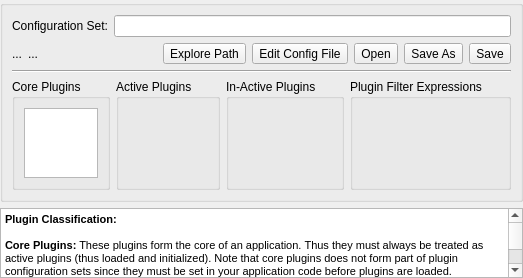
          <widget class="QWidget" name="pageCreateCustomSets">
           <property name="geometry">
            <rect>
             <x>0</x>
             <y>0</y>
             <width>451</width>
             <height>267</height>
            </rect>
           </property>
           <attribute name="label">
            <string>Create Custom Configuration Sets:</string>
           </attribute>
           <layout class="QVBoxLayout" name="verticalLayout_2">
            <property name="leftMargin">
             <number>0</number>
            </property>
            <property name="topMargin">
             <number>0</number>
            </property>
            <property name="rightMargin">
             <number>0</number>
            </property>
            <property name="bottomMargin">
             <number>0</number>
            </property>
            <item>
             <widget class="QGroupBox" name="groupBox_10">
              <property name="title">
               <string/>
              </property>
              <layout class="QGridLayout" name="gridLayout_9">
               <item row="0" column="0" colspan="8">
                <layout class="QHBoxLayout" name="horizontalLayout_4">
                 <item>
                  <widget class="QLabel" name="label_10">
                   <property name="maximumSize">
                    <size>
                     <width>16777215</width>
                     <height>16777215</height>
                    </size>
                   </property>
                   <property name="text">
                    <string>Configuration Set:</string>
                   </property>
                  </widget>
                 </item>
                 <item>
                  <widget class="QLineEdit" name="txtPluginsEditSet">
                   <property name="enabled">
                    <bool>true</bool>
                   </property>
                  </widget>
                 </item>
                </layout>
               </item>
               <item row="1" column="0">
                <widget class="QLabel" name="lblPluginInfoIcon">
                 <property name="text">
                  <string>...</string>
                 </property>
                </widget>
               </item>
               <item row="1" column="1">
                <widget class="QLabel" name="lblPluginInfoMessage">
                 <property name="text">
                  <string>...</string>
                 </property>
                 <property name="wordWrap">
                  <bool>false</bool>
                 </property>
                </widget>
               </item>
               <item row="1" column="2">
                <spacer name="horizontalSpacer_9">
                 <property name="orientation">
                  <enum>Qt::Horizontal</enum>
                 </property>
                 <property name="sizeHint" stdset="0">
                  <size>
                   <width>208</width>
                   <height>17</height>
                  </size>
                 </property>
                </spacer>
               </item>
               <item row="1" column="3">
                <widget class="QToolButton" name="btnExplorePluginConfigSetPath">
                 <property name="text">
                  <string>Explore Path</string>
                 </property>
                 <property name="toolButtonStyle">
                  <enum>Qt::ToolButtonTextBesideIcon</enum>
                 </property>
                </widget>
               </item>
               <item row="1" column="4">
                <widget class="QToolButton" name="btnEditPluginConfigSet">
                 <property name="text">
                  <string>Edit Config File</string>
                 </property>
                 <property name="toolButtonStyle">
                  <enum>Qt::ToolButtonTextBesideIcon</enum>
                 </property>
                </widget>
               </item>
               <item row="1" column="5">
                <widget class="QToolButton" name="btnOpenPluginConfigSet">
                 <property name="enabled">
                  <bool>true</bool>
                 </property>
                 <property name="text">
                  <string>Open</string>
                 </property>
                </widget>
               </item>
               <item row="1" column="6">
                <widget class="QToolButton" name="btnSaveNewPluginConfigSet">
                 <property name="enabled">
                  <bool>true</bool>
                 </property>
                 <property name="text">
                  <string>Save As</string>
                 </property>
                 <property name="toolButtonStyle">
                  <enum>Qt::ToolButtonTextBesideIcon</enum>
                 </property>
                </widget>
               </item>
               <item row="1" column="7">
                <widget class="QToolButton" name="btnSavePluginConfigSet">
                 <property name="enabled">
                  <bool>true</bool>
                 </property>
                 <property name="text">
                  <string>Save</string>
                 </property>
                </widget>
               </item>
               <item row="2" column="0" colspan="8">
                <widget class="Line" name="line_5">
                 <property name="orientation">
                  <enum>Qt::Horizontal</enum>
                 </property>
                </widget>
               </item>
               <item row="3" column="0" colspan="8">
                <layout class="QHBoxLayout" name="horizontalLayout_3">
                 <item>
                  <widget class="QGroupBox" name="groupBox_4">
                   <property name="enabled">
                    <bool>true</bool>
                   </property>
                   <property name="title">
                    <string>Core Plugins</string>
                   </property>
                   <layout class="QGridLayout" name="gridLayout_8">
                    <item row="0" column="0">
                     <widget class="QListWidget" name="listPluginsCoreEditSet"/>
                    </item>
                   </layout>
                  </widget>
                 </item>
                 <item>
                  <widget class="QGroupBox" name="groupBox">
                   <property name="enabled">
                    <bool>true</bool>
                   </property>
                   <property name="title">
                    <string>Active Plugins</string>
                   </property>
                   <layout class="QGridLayout" name="gridLayout_7">
                    <item row="1" column="0">
                     <spacer name="horizontalSpacer_6">
                      <property name="orientation">
                       <enum>Qt::Horizontal</enum>
                      </property>
                      <property name="sizeHint" stdset="0">
                       <size>
                        <width>166</width>
                        <height>20</height>
                       </size>
                      </property>
                     </spacer>
                    </item>
                    <item row="1" column="1">
                     <widget class="QToolButton" name="btnRemoveActivePlugin">
                      <property name="text">
                       <string/>
                      </property>
                      <property name="autoRaise">
                       <bool>true</bool>
                      </property>
                     </widget>
                    </item>
                    <item row="1" column="2">
                     <widget class="QToolButton" name="btnAddActivePlugin">
                      <property name="text">
                       <string/>
                      </property>
                      <property name="autoRaise">
                       <bool>true</bool>
                      </property>
                     </widget>
                    </item>
                    <item row="0" column="0" colspan="3">
                     <widget class="QWidget" name="listPluginsActiveHolder" native="true"/>
                    </item>
                   </layout>
                  </widget>
                 </item>
                 <item>
                  <widget class="QGroupBox" name="groupBox_2">
                   <property name="enabled">
                    <bool>true</bool>
                   </property>
                   <property name="title">
                    <string>In-Active Plugins</string>
                   </property>
                   <layout class="QGridLayout" name="gridLayout_3">
                    <item row="1" column="0">
                     <spacer name="horizontalSpacer_5">
                      <property name="orientation">
                       <enum>Qt::Horizontal</enum>
                      </property>
                      <property name="sizeHint" stdset="0">
                       <size>
                        <width>167</width>
                        <height>20</height>
                       </size>
                      </property>
                     </spacer>
                    </item>
                    <item row="1" column="1">
                     <widget class="QToolButton" name="btnRemoveInactivePlugin">
                      <property name="text">
                       <string/>
                      </property>
                      <property name="autoRaise">
                       <bool>true</bool>
                      </property>
                     </widget>
                    </item>
                    <item row="1" column="2">
                     <widget class="QToolButton" name="btnAddInactivePlugin">
                      <property name="text">
                       <string/>
                      </property>
                      <property name="autoRaise">
                       <bool>true</bool>
                      </property>
                     </widget>
                    </item>
                    <item row="0" column="0" colspan="3">
                     <widget class="QWidget" name="listPluginsInactiveHolder" native="true"/>
                    </item>
                   </layout>
                  </widget>
                 </item>
                 <item>
                  <widget class="QGroupBox" name="groupBox_3">
                   <property name="enabled">
                    <bool>true</bool>
                   </property>
                   <property name="title">
                    <string>Plugin Filter Expressions</string>
                   </property>
                   <layout class="QGridLayout" name="gridLayout_2">
                    <item row="1" column="1">
                     <widget class="QToolButton" name="btnRemoveFilterExpression">
                      <property name="text">
                       <string/>
                      </property>
                      <property name="autoRaise">
                       <bool>true</bool>
                      </property>
                     </widget>
                    </item>
                    <item row="1" column="2">
                     <widget class="QToolButton" name="btnAddFilterExpression">
                      <property name="text">
                       <string/>
                      </property>
                      <property name="autoRaise">
                       <bool>true</bool>
                      </property>
                     </widget>
                    </item>
                    <item row="1" column="0">
                     <spacer name="horizontalSpacer_2">
                      <property name="orientation">
                       <enum>Qt::Horizontal</enum>
                      </property>
                      <property name="sizeHint" stdset="0">
                       <size>
                        <width>172</width>
                        <height>20</height>
                       </size>
                      </property>
                     </spacer>
                    </item>
                    <item row="0" column="0" colspan="3">
                     <widget class="QWidget" name="listPluginsFilteredHolder" native="true"/>
                    </item>
                   </layout>
                  </widget>
                 </item>
                </layout>
               </item>
              </layout>
             </widget>
            </item>
            <item>
             <widget class="QTextEdit" name="textEdit">
              <property name="maximumSize">
               <size>
                <width>16777215</width>
                <height>150</height>
               </size>
              </property>
              <property name="readOnly">
               <bool>true</bool>
              </property>
              <property name="html">
               <string>&lt;!DOCTYPE HTML PUBLIC &quot;-//W3C//DTD HTML 4.0//EN&quot; &quot;http://www.w3.org/TR/REC-html40/strict.dtd&quot;&gt;
&lt;html&gt;&lt;head&gt;&lt;meta name=&quot;qrichtext&quot; content=&quot;1&quot; /&gt;&lt;style type=&quot;text/css&quot;&gt;
p, li { white-space: pre-wrap; }
&lt;/style&gt;&lt;/head&gt;&lt;body style=&quot; font-family:'MS Shell Dlg 2'; font-size:8.25pt; font-weight:400; font-style:normal;&quot;&gt;
&lt;p style=&quot; margin-top:0px; margin-bottom:0px; margin-left:0px; margin-right:0px; -qt-block-indent:0; text-indent:0px;&quot;&gt;&lt;span style=&quot; font-size:8pt; font-weight:600;&quot;&gt;Plugin Classification:&lt;/span&gt;&lt;/p&gt;
&lt;p style=&quot;-qt-paragraph-type:empty; margin-top:0px; margin-bottom:0px; margin-left:0px; margin-right:0px; -qt-block-indent:0; text-indent:0px; font-size:8pt; font-weight:600;&quot;&gt;&lt;br /&gt;&lt;/p&gt;
&lt;p style=&quot; margin-top:0px; margin-bottom:0px; margin-left:0px; margin-right:0px; -qt-block-indent:0; text-indent:0px;&quot;&gt;&lt;span style=&quot; font-size:8pt; font-weight:600;&quot;&gt;Core Plugins:&lt;/span&gt;&lt;span style=&quot; font-size:8pt;&quot;&gt; These&lt;/span&gt;&lt;span style=&quot; font-size:8pt; color:#c0c0c0;&quot;&gt; &lt;/span&gt;&lt;span style=&quot; font-size:8pt;&quot;&gt;plugins&lt;/span&gt;&lt;span style=&quot; font-size:8pt; color:#c0c0c0;&quot;&gt; &lt;/span&gt;&lt;span style=&quot; font-size:8pt;&quot;&gt;form&lt;/span&gt;&lt;span style=&quot; font-size:8pt; color:#c0c0c0;&quot;&gt; &lt;/span&gt;&lt;span style=&quot; font-size:8pt;&quot;&gt;the&lt;/span&gt;&lt;span style=&quot; font-size:8pt; color:#c0c0c0;&quot;&gt; &lt;/span&gt;&lt;span style=&quot; font-size:8pt;&quot;&gt;core&lt;/span&gt;&lt;span style=&quot; font-size:8pt; color:#c0c0c0;&quot;&gt; &lt;/span&gt;&lt;span style=&quot; font-size:8pt;&quot;&gt;of&lt;/span&gt;&lt;span style=&quot; font-size:8pt; color:#c0c0c0;&quot;&gt; &lt;/span&gt;&lt;span style=&quot; font-size:8pt;&quot;&gt;an&lt;/span&gt;&lt;span style=&quot; font-size:8pt; color:#c0c0c0;&quot;&gt; &lt;/span&gt;&lt;span style=&quot; font-size:8pt;&quot;&gt;application.&lt;/span&gt;&lt;span style=&quot; font-size:8pt; color:#c0c0c0;&quot;&gt; &lt;/span&gt;&lt;span style=&quot; font-size:8pt;&quot;&gt;Thus&lt;/span&gt;&lt;span style=&quot; font-size:8pt; color:#c0c0c0;&quot;&gt; &lt;/span&gt;&lt;span style=&quot; font-size:8pt;&quot;&gt;they&lt;/span&gt;&lt;span style=&quot; font-size:8pt; color:#c0c0c0;&quot;&gt; &lt;/span&gt;&lt;span style=&quot; font-size:8pt;&quot;&gt;must&lt;/span&gt;&lt;span style=&quot; font-size:8pt; color:#c0c0c0;&quot;&gt; &lt;/span&gt;&lt;span style=&quot; font-size:8pt;&quot;&gt;always&lt;/span&gt;&lt;span style=&quot; font-size:8pt; color:#c0c0c0;&quot;&gt; &lt;/span&gt;&lt;span style=&quot; font-size:8pt;&quot;&gt;be&lt;/span&gt;&lt;span style=&quot; font-size:8pt; color:#c0c0c0;&quot;&gt; &lt;/span&gt;&lt;span style=&quot; font-size:8pt;&quot;&gt;treated&lt;/span&gt;&lt;span style=&quot; font-size:8pt; color:#c0c0c0;&quot;&gt; &lt;/span&gt;&lt;span style=&quot; font-size:8pt;&quot;&gt;as&lt;/span&gt;&lt;span style=&quot; font-size:8pt; color:#c0c0c0;&quot;&gt; &lt;/span&gt;&lt;span style=&quot; font-size:8pt;&quot;&gt;active&lt;/span&gt;&lt;span style=&quot; font-size:8pt; color:#c0c0c0;&quot;&gt; &lt;/span&gt;&lt;span style=&quot; font-size:8pt;&quot;&gt;plugins&lt;/span&gt;&lt;span style=&quot; font-size:8pt; color:#c0c0c0;&quot;&gt; &lt;/span&gt;&lt;span style=&quot; font-size:8pt;&quot;&gt;(thus&lt;/span&gt;&lt;span style=&quot; font-size:8pt; color:#c0c0c0;&quot;&gt; &lt;/span&gt;&lt;span style=&quot; font-size:8pt;&quot;&gt;loaded&lt;/span&gt;&lt;span style=&quot; font-size:8pt; color:#c0c0c0;&quot;&gt; &lt;/span&gt;&lt;span style=&quot; font-size:8pt;&quot;&gt;and&lt;/span&gt;&lt;span style=&quot; font-size:8pt; color:#c0c0c0;&quot;&gt; &lt;/span&gt;&lt;span style=&quot; font-size:8pt;&quot;&gt;initialized). Note that core plugins does not form part of plugin configuration sets since they must be set in your application code before plugins are loaded.&lt;/span&gt;&lt;/p&gt;
&lt;p style=&quot; margin-top:0px; margin-bottom:0px; margin-left:0px; margin-right:0px; -qt-block-indent:0; text-indent:0px;&quot;&gt;&lt;span style=&quot; font-size:8pt; font-weight:600;&quot;&gt;Active Plugins:  &lt;/span&gt;&lt;span style=&quot; font-size:8pt;&quot;&gt;Active plugins are loaded and initialized. The list contains name of plugins which are currently loaded, with names as returned by the IPlugin::pluginName() implementation. Active plugins does not form part of .pconfig files since all plugins which does not fall under in-active plugins or filtered plugins will be loaded and initialized.&lt;/span&gt;&lt;/p&gt;
&lt;p style=&quot; margin-top:0px; margin-bottom:0px; margin-left:0px; margin-right:0px; -qt-block-indent:0; text-indent:0px;&quot;&gt;&lt;span style=&quot; font-size:8pt; font-weight:600;&quot;&gt;In-Active Plugins:&lt;/span&gt;&lt;span style=&quot; font-size:8pt;&quot;&gt; In-Active plugins are loaded but not initialized. The list contains name of plugins to be filtered, as returned by the IPlugin::pluginName() implementation.&lt;/span&gt;&lt;/p&gt;
&lt;p style=&quot; margin-top:0px; margin-bottom:0px; margin-left:0px; margin-right:0px; -qt-block-indent:0; text-indent:0px;&quot;&gt;&lt;span style=&quot; font-size:8pt; font-weight:600;&quot;&gt;Filtered Plugins:&lt;/span&gt;&lt;span style=&quot; font-size:8pt;&quot;&gt; Filtered plugins are plugins that are skipped during plugin loading. The list contains wildcard regular expressions (See &lt;/span&gt;&lt;span style=&quot; font-size:8pt; color:#800080;&quot;&gt;QRegExp&lt;/span&gt;&lt;span style=&quot; font-size:8pt; color:#000000;&quot;&gt;::&lt;/span&gt;&lt;span style=&quot; font-size:8pt; color:#800080;&quot;&gt;Wildcard&lt;/span&gt;&lt;span style=&quot; font-size:8pt;&quot;&gt;) compared to plugin file names. Thus if a plugin's file name matches the wildcard, it will not be loaded.&lt;/span&gt;&lt;/p&gt;&lt;/body&gt;&lt;/html&gt;</string>
              </property>
             </widget>
            </item>
           </layout>
          </widget>
